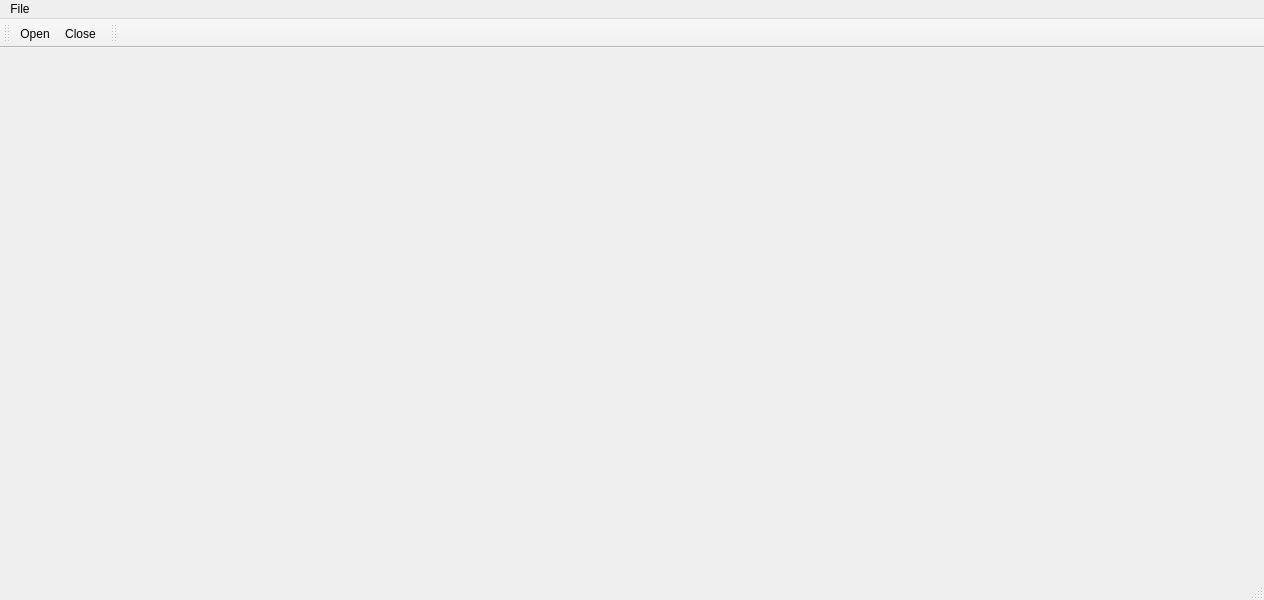
<?xml version="1.0" encoding="UTF-8"?>
<ui version="4.0">
 <class>SimulatorLogViewer</class>
 <widget class="QMainWindow" name="SimulatorLogViewer">
  <property name="geometry">
   <rect>
    <x>0</x>
    <y>0</y>
    <width>1264</width>
    <height>600</height>
   </rect>
  </property>
  <property name="windowTitle">
   <string>Simulator Log Viewer</string>
  </property>
  <widget class="QWidget" name="centralwidget"/>
  <widget class="QMenuBar" name="_menubar">
   <property name="geometry">
    <rect>
     <x>0</x>
     <y>0</y>
     <width>1264</width>
     <height>22</height>
    </rect>
   </property>
   <widget class="QMenu" name="_menuFile">
    <property name="title">
     <string>File</string>
    </property>
    <addaction name="_actionOpen"/>
    <addaction name="_actionClose"/>
    <addaction name="separator"/>
    <addaction name="_actionCompare"/>
    <addaction name="separator"/>
    <addaction name="_actionExit"/>
   </widget>
   <addaction name="_menuFile"/>
  </widget>
  <widget class="QStatusBar" name="_statusbar"/>
  <widget class="QToolBar" name="_toolBar">
   <property name="windowTitle">
    <string>toolBar</string>
   </property>
   <attribute name="toolBarArea">
    <enum>TopToolBarArea</enum>
   </attribute>
   <attribute name="toolBarBreak">
    <bool>false</bool>
   </attribute>
   <addaction name="_actionOpen"/>
   <addaction name="_actionClose"/>
  </widget>
  <widget class="QToolBar" name="toolBar">
   <property name="windowTitle">
    <string>toolBar</string>
   </property>
   <attribute name="toolBarArea">
    <enum>TopToolBarArea</enum>
   </attribute>
   <attribute name="toolBarBreak">
    <bool>false</bool>
   </attribute>
  </widget>
  <action name="_actionOpen">
   <property name="icon">
    <iconset>
     <normalon>:/open.png</normalon>
    </iconset>
   </property>
   <property name="text">
    <string>Open</string>
   </property>
   <property name="toolTip">
    <string>Open Dynamic Workcell</string>
   </property>
   <property name="shortcut">
    <string>O</string>
   </property>
  </action>
  <action name="_actionClose">
   <property name="icon">
    <iconset>
     <normalon>:/close.png</normalon>
    </iconset>
   </property>
   <property name="text">
    <string>Close</string>
   </property>
   <property name="toolTip">
    <string>Close Dynamic Workcell</string>
   </property>
   <property name="shortcut">
    <string>C</string>
   </property>
  </action>
  <action name="_actionExit">
   <property name="text">
    <string>Exit</string>
   </property>
   <property name="toolTip">
    <string>Exit Program</string>
   </property>
   <property name="shortcut">
    <string>E</string>
   </property>
  </action>
  <action name="_actionCompare">
   <property name="enabled">
    <bool>false</bool>
   </property>
   <property name="text">
    <string>Compare</string>
   </property>
  </action>
 </widget>
 <resources>
  <include location="resources.qrc"/>
 </resources>
 <connections>
  <connection>
   <sender>_actionClose</sender>
   <signal>triggered()</signal>
   <receiver>SimulatorLogViewer</receiver>
   <slot>closeDWC()</slot>
   <hints>
    <hint type="sourcelabel">
     <x>-1</x>
     <y>-1</y>
    </hint>
    <hint type="destinationlabel">
     <x>399</x>
     <y>299</y>
    </hint>
   </hints>
  </connection>
  <connection>
   <sender>_actionExit</sender>
   <signal>triggered()</signal>
   <receiver>SimulatorLogViewer</receiver>
   <slot>close()</slot>
   <hints>
    <hint type="sourcelabel">
     <x>-1</x>
     <y>-1</y>
    </hint>
    <hint type="destinationlabel">
     <x>399</x>
     <y>299</y>
    </hint>
   </hints>
  </connection>
  <connection>
   <sender>_actionOpen</sender>
   <signal>triggered()</signal>
   <receiver>SimulatorLogViewer</receiver>
   <slot>openDWC()</slot>
   <hints>
    <hint type="sourcelabel">
     <x>-1</x>
     <y>-1</y>
    </hint>
    <hint type="destinationlabel">
     <x>399</x>
     <y>299</y>
    </hint>
   </hints>
  </connection>
  <connection>
   <sender>_actionCompare</sender>
   <signal>triggered()</signal>
   <receiver>SimulatorLogViewer</receiver>
   <slot>openCompare()</slot>
   <hints>
    <hint type="sourcelabel">
     <x>631</x>
     <y>299</y>
    </hint>
    <hint type="destinationlabel">
     <x>631</x>
     <y>299</y>
    </hint>
   </hints>
  </connection>
 </connections>
 <slots>
  <slot>closeDWC()</slot>
  <slot>openDWC()</slot>
  <slot>openCompare()</slot>
 </slots>
</ui>
